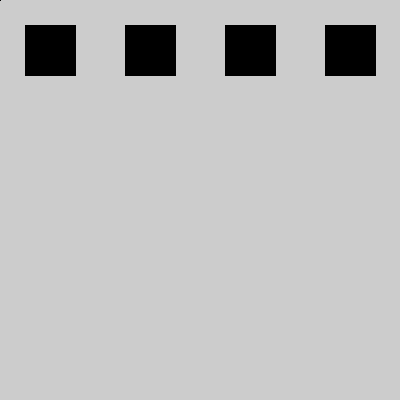
Frame 1 (no input)
Frame 60 (the mouse pressed at the canvas centre just before this capture): identical to frame 1, image omitted
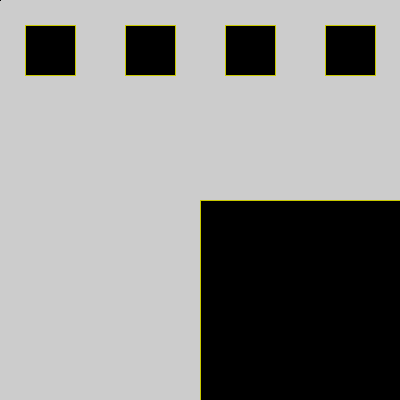
Frame 120 (the mouse held since frame 60 and released just before this capture)

The Processing sketch that drew these frames (run headless with seeded random() and noise(); from frame 60 on, the mouse is pressed at the canvas centre):

// Processing sketch: processing_4008
// ── processing_4008.pde

   //int block = rect (mouseX, mouseY, 4, 4,)
     int value = 0;
     
     void setup() {
       size(400, 400);
     
     }
		  
     void draw() {
       //rect (mouseX, mouseY, mouseX, mouseY);
         if(mousePressed) { 
     stroke(mouseY,mouseX,mouseY-mouseX); 
   } else { 
     stroke(mouseX,mouseY,0); 
     } 
     rect(mouseX, mouseY, mouseX, mouseY);
     
     fill(value);
  rect(25, 25, 50, 50);
  rect(125, 25, 50, 50);
  rect(225, 25, 50, 50);
  rect(325, 25, 50, 50);
}

void keyReleased() {
  if (value == 0) {
    value = 255;
  } else {
    value = 0;
  }
     

     }
     
